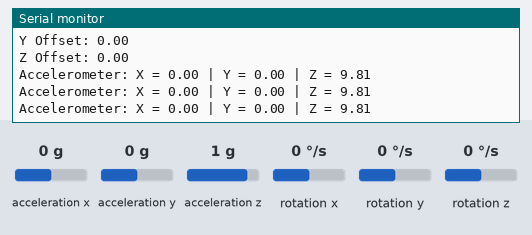
Bench run of a sketch on a simulated Arduino Uno, built with avr-gcc and run on an emulated ATmega328P. Parts: the last lines printed to the serial monitor. Inputs (shaded band) come from the test bench; at power-on: acceleration x 0 g, acceleration y 0 g, acceleration z 1 g, rotation x 0 °/s, rotation y 0 °/s, rotation z 0 °/s.

Above: at 8.1 s.
8.2 s: acceleration x set to -1.4 g
At 8.9 s:
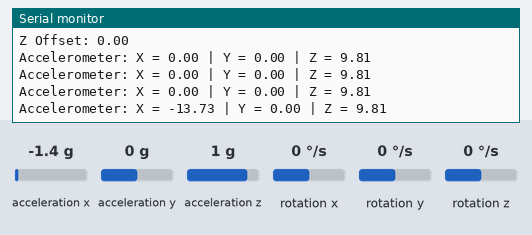
9.7 s: acceleration y set to -1.4 g
At 10.4 s:
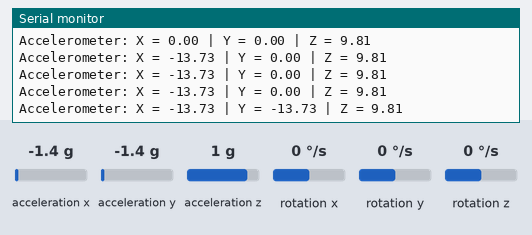
11.2 s: acceleration z set to -1.4 g
At 11.2 s:
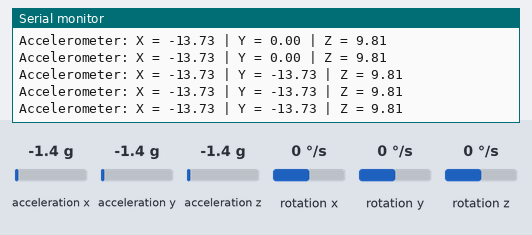

The sketch:

accelerometer.ino
```cpp
/*

*/
#include <Wire.h>
#include <MPU6050.h>

MPU6050 mpu;

int x, y, z;
float ax, ay, az;
float axOffset = 0, ayOffset = 0, azOffset = 0;
float axFiltered = 0, ayFiltered = 0, azFiltered = 0;

float alpha = 0.1;
float gravity = 9.81;

// Sensitivity scale factor from datasheet
float sensitivity = 16384.0;

void setup() {
  Serial.begin(9600);

  // Initialize the MPU6050
  Wire.begin();
  mpu.initialize();

  // Calibrate the MPU6050
  calibrateMPU();
}

void loop() {
  // Read accelerometer data
  mpu.getAcceleration(&x, &y, &z);

  ax = x * gravity / sensitivity - axOffset;
  ay = y * gravity / sensitivity - ayOffset;
  az = z * gravity / sensitivity - azOffset;

  axFiltered = alpha * ax + (1 - alpha) * axFiltered;
  ayFiltered = alpha * ay + (1 - alpha) * ayFiltered;
  azFiltered = alpha * az + (1 - alpha) * azFiltered;

  // Print the values
  Serial.print("Accelerometer: ");
  Serial.print("X = "); Serial.print(ax);
  Serial.print(" | Y = "); Serial.print(ay);
  Serial.print(" | Z = "); Serial.println(az);

  delay(500);
}

void calibrateMPU() {
  Serial.println("Calibrating MPU6050. Please keep the sensor stationary.");

  int numSamples = 1000;
  int tx, ty, tz;
  long xSum = 0, ySum = 0, zSum = 0;

  for (int i = 0; i < numSamples; i++) {
    mpu.getAcceleration(&tx, &ty, &tz);

    xSum += tx;
    ySum += ty;
    zSum += tz;

    delay(5);
  }

  axOffset = (xSum / numSamples) * gravity / sensitivity;
  ayOffset = (ySum / numSamples) * gravity / sensitivity;
  azOffset = (zSum / numSamples) * gravity / sensitivity - gravity;

  Serial.println("Calibration complete.");
  Serial.print("X Offset: "); Serial.println(axOffset);
  Serial.print("Y Offset: "); Serial.println(ayOffset);
  Serial.print("Z Offset: "); Serial.println(azOffset);
}
```

Measured:
- after the input at 8.2 s, the serial monitor: prints a new line after 0.32 s (image 1)
- after the input at 9.7 s, the serial monitor: prints a new line after 0.33 s (image 2)
